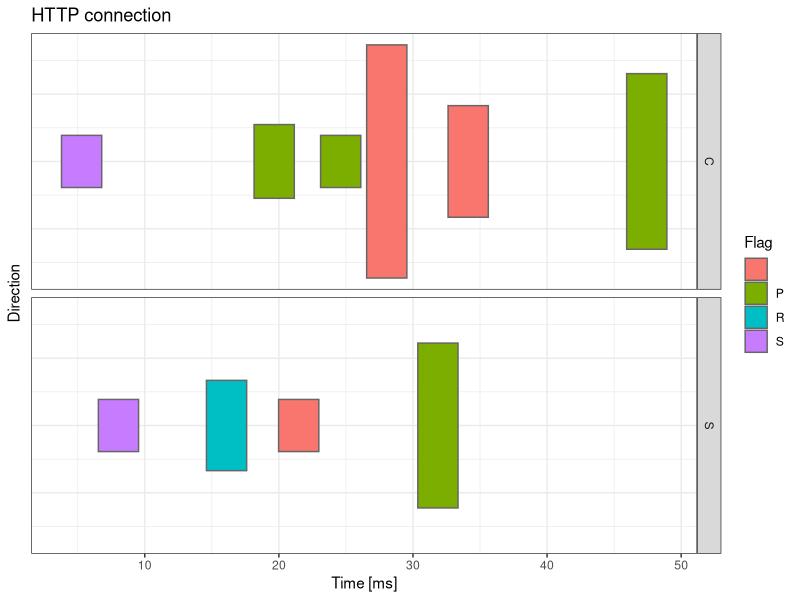
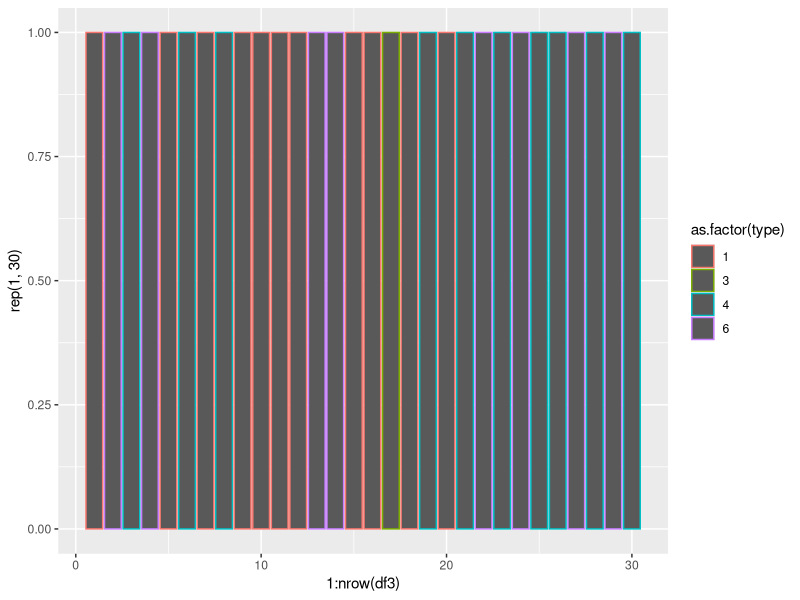
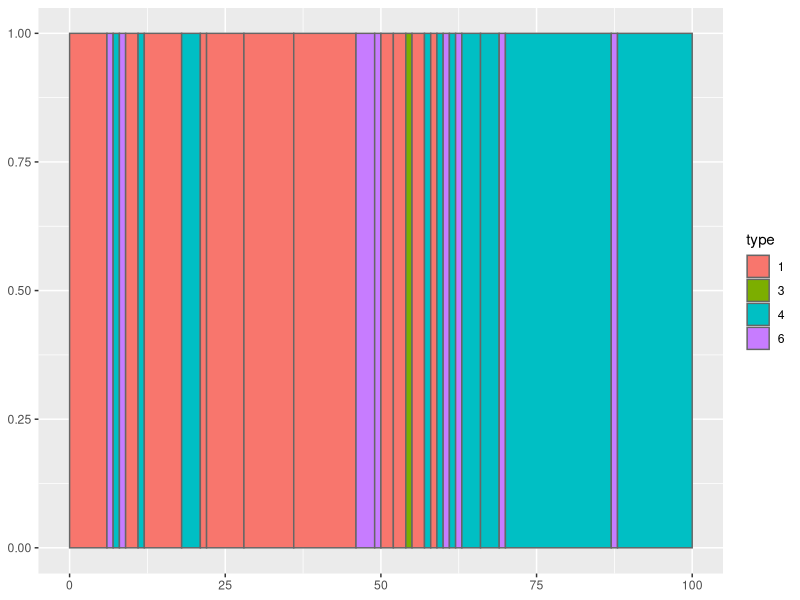
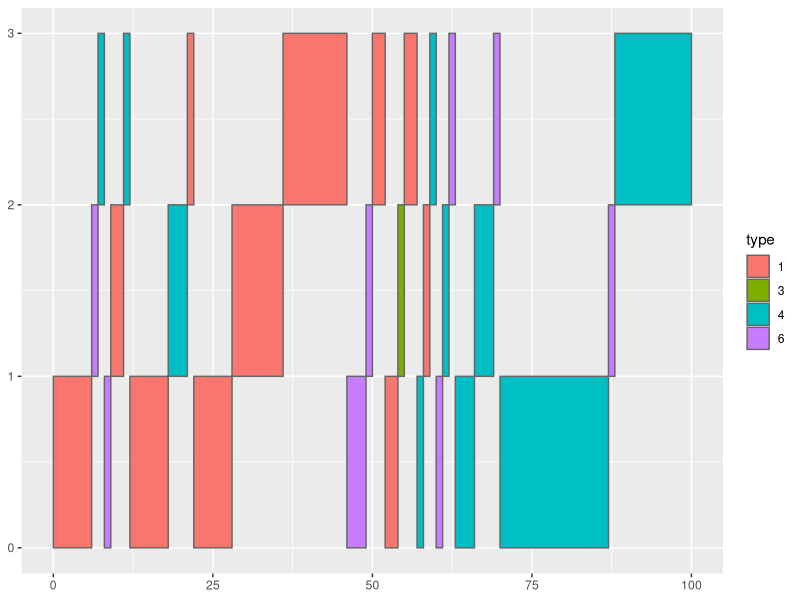

Write the R code that produced these figures, in order. (Note: this script raises an error after producing the figures.)

require(ggplot2)

Dir <- c(1,2,2,1,2,1,1,2,1,1)
Direction <- c("C","S","S","C","S","C","C","S","C","C")
lens <- c(60,60,60,120,180,60,275,600,1200,681)^0.5
flag <- c("S","S"," ","P","R","P"," ","P"," ","P")
IAT <- abs(rnorm(10))*10+0.4


df3 <- data.frame(Flag=flag,
                  Direction=Direction,
                  xmax=cumsum(rep(3,10))+IAT,
                  xmin=cumsum(c(0,rep(3,9)))+IAT,
                  #xmax=cumsum(sqrt(lens))+IAT,
                  #xmin=cumsum(c(0,head(sqrt(lens),n=-1)))+IAT,
                  #ymin=Dir*6-0.5*sqrt(lens),
                  #ymax=Dir*6+0.5*sqrt(lens))
                  ymin=-0.5*lens,
                  ymax=+0.5*lens)

plot_x <- ggplot(df3, 
                 aes(xmin=xmin, xmax=xmax, ymin=ymin, ymax=ymax,fill=Flag))+
          geom_rect(colour="grey40", size=0.5)+
          facet_grid(Direction ~ .) + 
          theme_bw()+
          theme(axis.ticks.y = element_blank(),
                axis.text.y = element_blank())+
          labs(title="HTTP connection",
               y ="Direction", x = "Time [ms]")
          
plot_x
                
                              
                            



df3 <- data.frame(type=c(1,6,4,6,1,4,1,4,1,1,1,1,6,6,1,1,3,1,4,1,4,6,4,6,4,4,6,4,6,4),
                  count=c(6,1,1,1,2,1,6,3,1,6,8,10,3,1,2,2,1,2,1,1,1,1,1,1,3,3,1,17,1,12) )

ggplot(df3,aes(x=1:nrow(df3),y=rep(1,30))) + geom_bar(stat="identity",aes(color=as.factor(type)))

df3 <- data.frame(type=c(1,6,4,6,1,4,1,4,1,1,1,1,6,6,1,
                         1,3,1,4,1,4,6,4,6,4,4,6,4,6,4),
                  count=c(6,1,1,1,2,1,6,3,1,6,8,10,3,1,2,
                          2,1,2,1,1,1,1,1,1,3,3,1,17,1,12))

library(ggplot2)

df3$type <- factor(df3$type)
df3$ymin <- 0
df3$ymax <- 1
df3$xmax <- cumsum(df3$count)
df3$xmin <- c(0, head(df3$xmax, n=-1))

plot_1 <- ggplot(df3, 
                 aes(xmin=xmin, xmax=xmax, ymin=ymin, ymax=ymax, fill=type)) +
  geom_rect(colour="grey40", size=0.5)

#png("plot_1.png", height=200, width=800)
print(plot_1)
#dev.off()


dfx <- df3

dfx$type <- factor(dfx$type)
dfx$ymin <- c(0,1,2)
dfx$ymax <- c(1,2,3)
dfx$xmax <- cumsum(dfx$count)
dfx$xmin <- c(0, head(dfx$xmax, n=-1))

plot_x <- ggplot(dfx, 
                 aes(xmin=xmin, xmax=xmax, ymin=ymin, ymax=ymax,fill=type))   +geom_rect(colour="grey40", size=0.5)

png("plot_x.png", height=200, width=800)
print(plot_x)
dev.off()


p1  <-  
  ggplot(dfx, aes(xmin = xmin, xmax = xmax, ymin = ymin, ymax = ymax, fill = event))+
  theme_bw() + 
  geom_rect(colour = "black", size = 0.5) + 
  facet_grid(subject ~ .) + 
  theme(axis.ticks.y=element_blank(), axis.text.y=element_blank())

p1



########################################################
# Experiment 1
########################################################

dat <- structure(list(Year = c(2013L, 2013L, 2013L, 2013L, 2013L, 2014L, 2014L, 2014L, 2014L, 2014L), 
                      Category = structure(c(1L, 2L, 3L,4L, 5L, 1L, 2L, 3L, 4L, 5L), 
                                           .Label = c("Beverages", "Condiments","Confections", "Dairy Products", "Seafood"), class = "factor"), 
                      TotalSales = c(102074.29, 55277.56, 36415.75, 30337.39, 53019.98, 81338.06, 55948.82, 44478.36, 84412.36, 65544.19), 
                      AverageCount = c(22190.06, 14173.73, 12138.58, 24400, 27905.25, 35400, 19981.72, 24710,32466, 14565.37)), 
                 .Names = c("Year", "Category", "TotalSales","AverageCount"), 
                 class = "data.frame", row.names = c(NA, -10L))

library(reshape2)
dat_l <- melt(dat, id.vars = c("Year", "Category"))

require(ggplot2)
require(cowplot)

# geom_pointrange(mapping = aes(x = Metric, y = x),
#                 stat = "summary",
#                 fun.min = function(z) {quantile(z,0.25)},
#                 fun.max = function(z) {quantile(z,0.75)},
#                 fun = median)
# stat_summary(fun="mean", fun.min=function(z) { quantile(z,0.05) },fun.max=function(z) { quantile(z,0.95) },colour = "red", size = 1)

# A
N=100
x1 <- 1-abs(rnorm(N,sd=0.02))
x2 <- 1-abs(rnorm(N,sd=0.01))
x3 <- 1-abs(rnorm(N,sd=0.04))
df=data.frame(x=c(x1,x2,x3),
              Metric=c(rep("conn",N),rep("flow",N),rep("seq",N)))
df2=data.frame(ymin=c(quantile(x1,0.1),quantile(x2,0.1),quantile(x3,0.1)),
               ymax=c(quantile(x1,0.9),quantile(x2,0.9),quantile(x3,0.9)),
               y=c(median(x1),median(x2),median(x3)),
               Metric=c("conn","flow","seq"))

dfA=df
dfB=df
dfA$Set="A"
dfB$Set="B"

df2A=df2
df2B=df2
df2A$Set="A"
df2B$Set="B"

df=rbind(dfA,dfB)
df2=rbind(df2A,df2B)

pA <- ggplot(df, aes(x=Metric, y=x)) + 
  #geom_dotplot(binaxis='y', stackdir='center', aes(colour=Metric,fill=Metric),
  #             dotsize =0.3,binwidth=0.01,stackratio = .3)
  geom_point(aes(color=Metric),alpha=0.8)+
  facet_grid(. ~ Set)+
  geom_errorbar(df2,mapping=aes(y=y,x=Metric,ymin=ymin, ymax=ymax), 
                width=.2,size=1,)+
  theme_bw()+  labs(y="%",x="")+
  geom_point(df2,mapping=aes(y=y,x=Metric,color=Metric),fill="white",shape = 21,size=4,show.legend=FALSE)


plot_grid(pA, pA,pA,pA, labels = c('A', 'B', 'C','D'), ncol = 4)

pA <- ggplot(df, aes(x=Metric, y=x)) + 
  geom_dotplot(binaxis='y', stackdir='center')+
stat_summary(fun.data = "mean_se", colour = "red", size = 1)+
  theme_bw()+  labs(y="%",x="")
  #labs(title="HTTP",y="Similarity (% of overall)")

# B
x1 <- 1-abs(rnorm(30,sd=0.02))
x2 <- 1-abs(rnorm(30,sd=0.1))
x3 <- 1-abs(rnorm(30,sd=0.04))
df=data.frame(x=c(x1,x2,x3),
              Metric=c(rep("conn",30),rep("flow",30),rep("seq",30)))
pB <- ggplot(df, aes(x=Metric, y=x)) + 
  geom_dotplot(binaxis='y', stackdir='center')+
  stat_summary(fun.data = "mean_se", colour = "red", size = 1)+
  theme_bw()+labs(y="%",x="")

# C
x1 <- 1-abs(rnorm(30,sd=0.02))
x2 <- 1-abs(rnorm(30,sd=0.00001))
x3 <- 1-abs(rnorm(30,sd=0.04))
df=data.frame(x=c(x1,x2,x3),
              Metric=c(rep("conn",30),rep("flow",30),rep("seq",30)))
pC <- ggplot(df, aes(x=Metric, y=x)) + 
  geom_dotplot(binaxis='y', stackdir='center')+
  stat_summary(fun.data = "mean_se", colour = "red", size = 1)+
  theme_bw()+labs(y="%",x="")

# D
x1 <- 1-abs(rnorm(30,sd=0.05))
x2 <- 1-abs(rnorm(30,sd=0.1))
x3 <- 1-abs(rnorm(30,sd=0.1))
df=data.frame(x=c(x1,x2,x3),
              Metric=c(rep("conn",30),rep("flow",30),rep("seq",30)))
pD <- ggplot(df, aes(x=Metric, y=x)) + 
  geom_dotplot(binaxis='y', stackdir='center')+
  stat_summary(fun.data = "mean_se", colour = "red", size = 1)+
  theme_bw()+labs(y="%")


plot_grid(pA, pB,pC,pD, labels = c('A', 'B', 'C','D'), ncol = 1)
